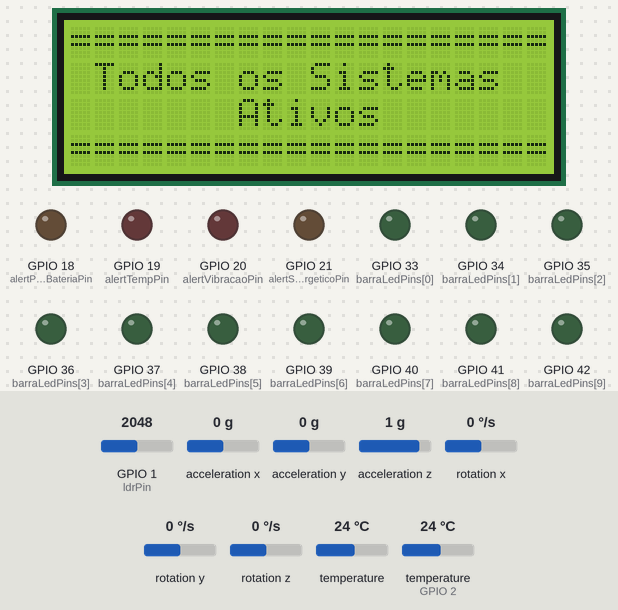
This sketch was run on a simulated ESP32-S2. On the bench: 20×4 character LCD, output pins drawn as LEDs (lit = HIGH). Inputs (shaded band) come from the test bench; at power-on: temperature (sensor on GPIO 2) 24 °C, GPIO 1 (ldrPin) = 2048, acceleration x 0 g, acceleration y 0 g, acceleration z 1 g, rotation x 0 °/s, rotation y 0 °/s, rotation z 0 °/s, temperature 24 °C.

Above: at 1.3 s.
3.5 s: temperature (sensor on GPIO 2) set to 34.2 °C
At 5.7 s:
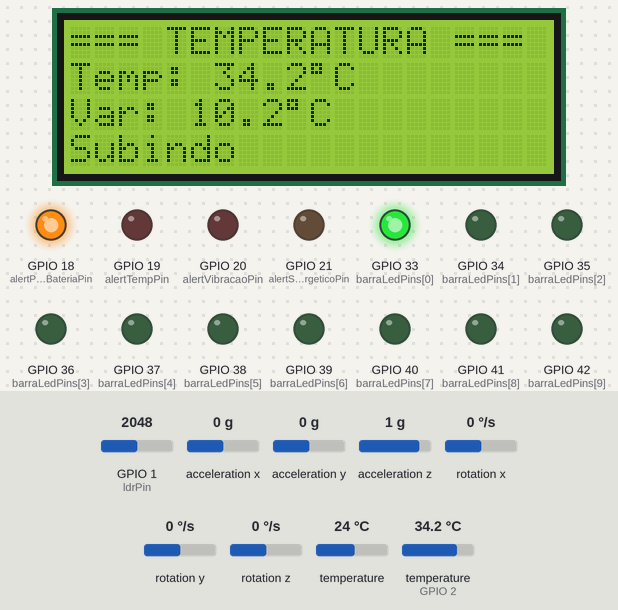
6.5 s: temperature (sensor on GPIO 2) set to 35.4 °C
At 7.5 s:
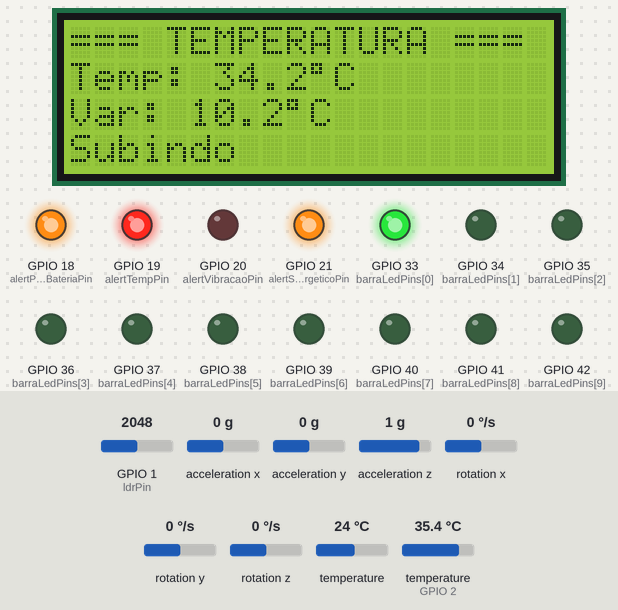
8.1 s: GPIO 1 (ldrPin) set to 2294
At 10.6 s:
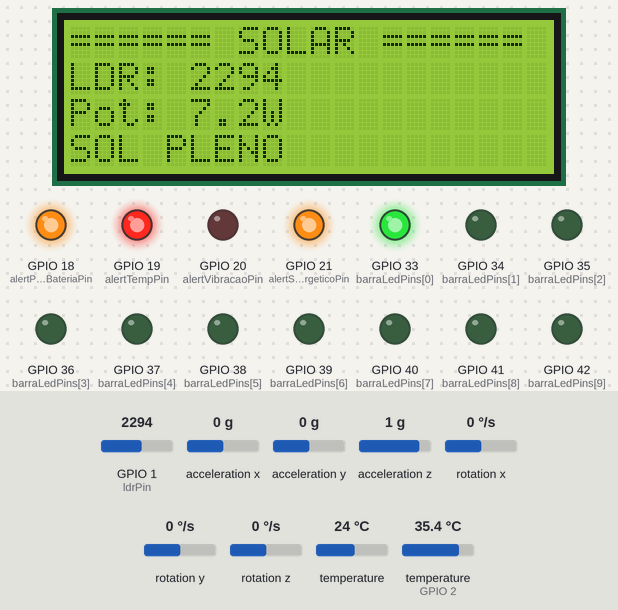
11.1 s: GPIO 1 (ldrPin) set to 2409
12.9 s: acceleration x set to -0.6 g
At 15.7 s:
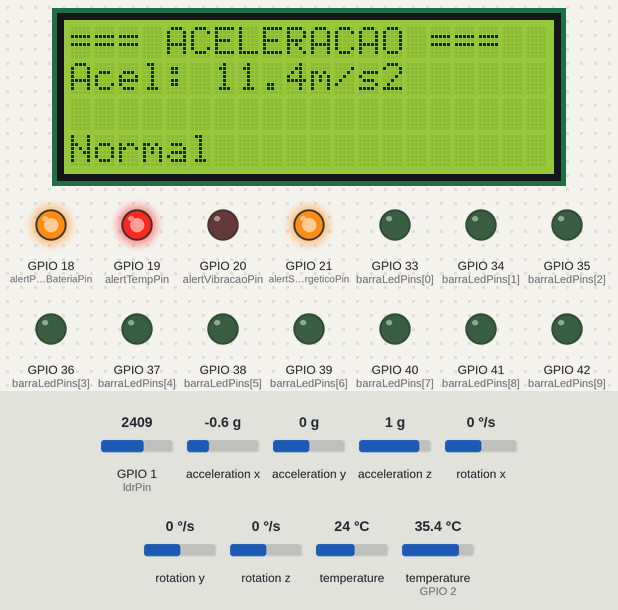
15.9 s: acceleration x set to -0.9 g
At 21.6 s:
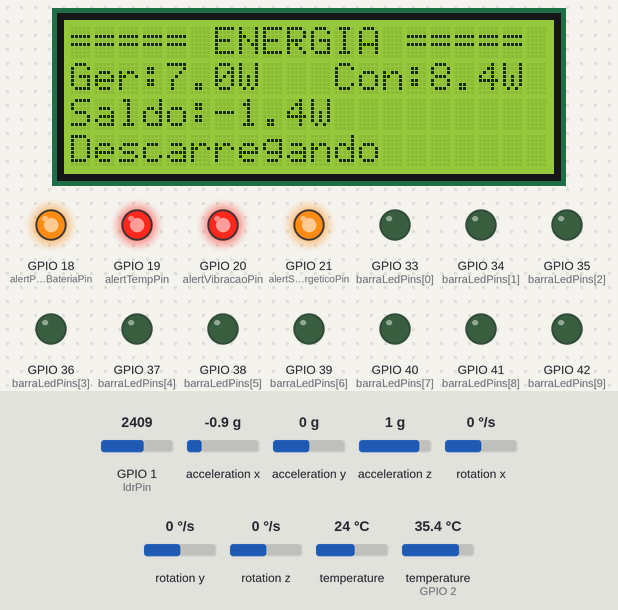
Timing chart, 0 to 23.1 s (numbered marks = the images above; inputs shaded):
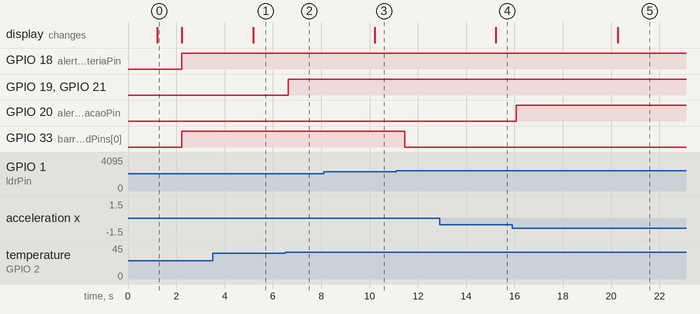

The sketch:

sketch.ino
```cpp
// ==========================================================
// GLOBAL SOLUTION 1.2026
// Solução de sistema embarcado para monitoramento e gestão de Nanossatélite
//
// Disciplinas contempladas:
// COA (Computer Organization and Architecture)
// SERS (Soluções em Energias Renováveis e Sustentabilidade)
// ==========================================================

#include "DHTesp.h"
#include <Adafruit_MPU6050.h>
#include <Adafruit_Sensor.h>
#include <Wire.h>
#include <LiquidCrystal_I2C.h>

// ==========================================================
// SERS - SISTEMA ENERGÉTICO
// ----------------------------------------------------------
// O LDR simula a incidência solar recebida por um painel
// fotovoltaico. Os valores obtidos são utilizados para
// estimar a potência gerada e alimentar o modelo de gestão
// energética do nanossatélite.
// ==========================================================

int ldrPin = 1;
float luz;
String statusSolar;

float potenciaGerada;
float capacidadeBateria = 1;
float energiaBateria = 0.1;
float saldoEnergetico;
float potenciaConsumida;
float eficiencia;
float deltaTempo = 0.2 / 3600;
float percentualBateria;
float autonomiaHoras;
bool alertSaldoEnergetico;
bool alertPercentualBateria;

int barraLedPins[] = {33, 34, 35, 36, 37, 38, 39, 40, 41, 42};
int barraLedQtdPins = 10;

// ==========================================================
// COA - MONITORAMENTO TÉRMICO
// ----------------------------------------------------------
// Variáveis utilizadas para aquisição, processamento e
// classificação dos dados de temperatura.
// ==========================================================

int dhtPin = 2;
float temp;
float tempAnterior;
float variacaoTemp;
String tendencia;
String statusTemperatura;
bool alertTemp;
bool alertTempVar;
bool mostrouTemp;
bool firstTempCycle = true;
DHTesp dhtSensor;

// ==========================================================
// COA - MONITORAMENTO DE VIBRAÇÃO E IMPACTOS
// ----------------------------------------------------------
// Utiliza o MPU6050 para detectar acelerações anormais,
// turbulências e possíveis impactos durante a missão.
// ==========================================================

int SDApin = 9;
int SCLpin = 10;
bool alertVibracao;
float aceleracaoTotal;
String vibracaoStatus;
Adafruit_MPU6050 mpu;

// ==========================================================
// VARIÁVEIS DO SISTEMA - ALERTAS E DISPLAY
// ==========================================================

int alertTempPin = 19;
int alertVibracaoPin = 20;
int alertSaldoEnergeticoPin = 21;
int alertPercentualBateriaPin = 18;

int paginaAtual;
unsigned long ultimaTrocaPagina;

LiquidCrystal_I2C lcd(0x27, 20, 4);

// ==========================================================
// INICIALIZAÇÃO DO SISTEMA
// ----------------------------------------------------------
// Configura sensores, display LCD, LEDs de alerta e demais
// periféricos do computador de bordo.
// ==========================================================

void setup() {


  pinMode(ldrPin, INPUT);
  pinMode(alertVibracaoPin, OUTPUT);
  pinMode(alertSaldoEnergeticoPin, OUTPUT);
  pinMode(alertPercentualBateriaPin, OUTPUT);
  pinMode(alertTempPin, OUTPUT);

  dhtSensor.setup(dhtPin, DHTesp::DHT22);

  Wire.setPins(SDApin, SCLpin);
  mpu.begin();

  for (int i = 0; i < barraLedQtdPins; i++) {
    pinMode(barraLedPins[i], OUTPUT);
  }

  Serial.begin(115200);

  lcd.init();
  lcd.backlight();

  lcd.setCursor(0, 0);
  lcd.print("====================");
  lcd.setCursor(0, 1);
  lcd.print("      Iniciando     ");
  lcd.setCursor(0, 2);
  lcd.print("      Sistemas      ");
  lcd.setCursor(0, 3);
  lcd.print("====================");
  delay(1000);

  lcd.clear();
  lcd.setCursor(0, 0);
  lcd.print("====================");
  lcd.setCursor(0, 1);
  lcd.print(" Todos os Sistemas ");
  lcd.setCursor(0, 2);
  lcd.print("       Ativos       ");
  lcd.setCursor(0, 3);
  lcd.print("====================");
  delay(1000);
  lcd.clear();

}

// ==========================================================
// CICLO PRINCIPAL DE EXECUÇÃO
// ----------------------------------------------------------
// Executa continuamente:
// 1. Leitura dos sensores
// 2. Processamento dos dados
// 3. Gestão energética
// 4. Atualização de alertas
// 5. Atualização da interface visual
// ==========================================================

void loop() {

  painelSolar();

  temperatura();
  mpuLoop();

  calcularConsumo();
  atualizarEnergia();

  alertasBoard();

  gerenciarPaginas();
  delay(200);

}

// ==========================================================
// COA - PROCESSAMENTO DE ACELERAÇÃO
// ----------------------------------------------------------
// Calcula a aceleração resultante do MPU6050 e classifica
// o estado operacional em Normal, Anormal, Turbulência
// ou Impacto.
// ==========================================================

void mpuLoop() {

  sensors_event_t a, g, tempmpu;

  mpu.getEvent(&a, &g, &tempmpu);

  aceleracaoTotal = sqrt(
    a.acceleration.x * a.acceleration.x +
    a.acceleration.y * a.acceleration.y +
    a.acceleration.z * a.acceleration.z
  );

  if (aceleracaoTotal > 20) {
    alertVibracao = true;
    vibracaoStatus = "Impacto";
  }
  else if (aceleracaoTotal > 16) {
      alertVibracao = true;
      vibracaoStatus = "Turbulencia";
  }
  else if (aceleracaoTotal >= 12) {
      alertVibracao = true;
      vibracaoStatus = "Anormal";
  }
  else {
      alertVibracao = false;
      vibracaoStatus = "Normal";
  }

}

// ==========================================================
// COA - PROCESSAMENTO TÉRMICO
// ----------------------------------------------------------
// Realiza a leitura do DHT22, calcula tendências e
// classifica o estado operacional da temperatura.
// ==========================================================

void temperatura() {

  tempAnterior = temp;
  temp = dhtSensor.getTemperature();

  if (temp > tempAnterior) {
    tendencia = "Subindo";
    variacaoTemp = temp - tempAnterior;
    mostrouTemp = false;
  } else if (temp < tempAnterior) {
    tendencia = "Descendo";
    variacaoTemp = tempAnterior - temp;
    mostrouTemp = false;
  } else if (mostrouTemp == true) {
    tendencia = "Estavel";
    mostrouTemp = false;
    variacaoTemp = 0;
  }

  if (variacaoTemp > 10 and !firstTempCycle) {
    alertTempVar = true;
  } else {
    alertTempVar = false;
  }

  if (firstTempCycle == true) {
    tempAnterior = temp;
    variacaoTemp = 0;
    firstTempCycle = false;
    tendencia = "Estavel";
  }

  if (temp < 0) {
  statusTemperatura = "CRITICO";
  alertTemp = true;
  }
  else if (temp < 10) {
    statusTemperatura = "ALERTA";
    alertTemp = true;
  }
  else if (temp <= 35) {
    statusTemperatura = "OPERACIONAL";
    alertTemp = false;
  }
  else if (temp <= 50) {
    statusTemperatura = "ATENCAO";
    alertTemp = true;
  }
  else {
    statusTemperatura = "CRITICO";
    alertTemp = true;
  }

}

// ==========================================================
// COA + SERS - SISTEMA DE ALERTAS
// ----------------------------------------------------------
// Responsável por sinalizar visualmente condições críticas
// relacionadas aos sensores e ao subsistema energético.
// ==========================================================

void alertasBoard() {

  if (alertTemp == true) {
    digitalWrite(alertTempPin, HIGH);
  } else  {
    digitalWrite(alertTempPin, LOW);
  }

  if (alertVibracao) {
    digitalWrite(alertVibracaoPin, HIGH);
  } else {
    digitalWrite(alertVibracaoPin, LOW);
  }

  if (alertSaldoEnergetico) {
    digitalWrite(alertSaldoEnergeticoPin, HIGH);
  } else {
    digitalWrite(alertSaldoEnergeticoPin, LOW);
  }

  if (alertPercentualBateria) {
    digitalWrite(alertPercentualBateriaPin, HIGH);
  } else {
    digitalWrite(alertPercentualBateriaPin, LOW);
  }

}

// ==========================================================
// SERS - SIMULAÇÃO DE GERAÇÃO FOTOVOLTAICA
// ----------------------------------------------------------
// Converte a luminosidade medida pelo LDR em uma estimativa
// de potência elétrica gerada pelo painel solar.
// Também classifica as condições orbitais simuladas.
// ==========================================================

void painelSolar() {

  // Simula a incidência de luz solar sobre o painel fotovoltaico
  luz = analogRead(ldrPin);

  // Quanto menor o valor do LDR, maior a incidência solar
  potenciaGerada = ((8126 - luz) / 8126) * 10;

  if (luz >= 6000) {
    statusSolar = "ECLIPSE ORBITAL";
  }
  else if (luz >= 3000) {
    statusSolar = "TRANSICAO";
  }
  else {
    statusSolar = "SOL PLENO";
  }

}

// ==========================================================
// SERS - ESTIMATIVA DE CONSUMO ENERGÉTICO
// ----------------------------------------------------------
// Calcula a potência consumida pelo sistema considerando
// consumo base, sensores e alertas ativos.
// ==========================================================

void calcularConsumo() {

  // SIMULAÇÃO de consumo energético do módulo (em W).

  float consumoBase = 5.0;
  float consumoSensores = 2.0;
  float consumoAlertas = 0;

  if (alertTemp) consumoAlertas += 0.7;
  if (alertVibracao) consumoAlertas +=0.7;

  potenciaConsumida = consumoBase + consumoAlertas + consumoSensores;
}

// ==========================================================
// SERS - GESTÃO DE ENERGIA E BATERIA
// ----------------------------------------------------------
// Calcula:
// - Saldo energético
// - Energia armazenada (Wh)
// - Percentual da bateria
// - Autonomia estimada
//
// Esta função concentra os principais requisitos da
// disciplina de Energias Renováveis.
// ==========================================================

void atualizarEnergia() {

  // SIMULAÇÃO de atualização de dados relacionados a energia do módulo.

  saldoEnergetico = potenciaGerada - potenciaConsumida;

  energiaBateria += saldoEnergetico * deltaTempo;

  if (energiaBateria > capacidadeBateria) energiaBateria = capacidadeBateria;
  if (energiaBateria < 0) energiaBateria = 0;

  percentualBateria = (energiaBateria / capacidadeBateria) * 100;
  autonomiaHoras = energiaBateria / potenciaConsumida;

  int ledsAcesos = (percentualBateria * barraLedQtdPins) / 100;

  for (int i = 0; i < barraLedQtdPins; i++) {
    if (i < ledsAcesos) {
      digitalWrite(barraLedPins[i], HIGH);
    } else {
      digitalWrite(barraLedPins[i], LOW);
    }
  }

  alertSaldoEnergetico = (saldoEnergetico < 0) ? true : false;
  alertPercentualBateria = (percentualBateria < 20) ? true : false;

}

// ==========================================================
// INTERFACE / DISPLAY
// ----------------------------------------------------------
// Controla a navegação automática entre as páginas do LCD.
// ==========================================================

void gerenciarPaginas() {
  if (millis() - ultimaTrocaPagina >= 5000) {

    paginaAtual++;

    if (paginaAtual > 6) {
      paginaAtual = 0;
    }

    ultimaTrocaPagina = millis();

    atualizarDisplay();
  }
}

// ==========================================================
// APRESENTAÇÃO DOS DADOS
// ----------------------------------------------------------
// Exibe os resultados processados facilitando a análise do
// comportamento do sistema.
// ==========================================================

void atualizarDisplay() {

  lcd.clear();
  lcd.setCursor(0, 0);

  switch (paginaAtual) {

  case 0: { // ALERTAS

    lcd.print("===== ALERTAS =====");

    if (!alertTemp && !alertVibracao) {

      lcd.setCursor(0,1);
      lcd.print("Status Geral:");

      lcd.setCursor(0,2);
      lcd.print("Sem Alertas");

    } else {

      if (alertTemp) {
        lcd.setCursor(0,1);
        lcd.print("Temp: ");
        lcd.print(statusTemperatura);
      }

      if (alertVibracao) {
        lcd.setCursor(0,2);
        lcd.print("Vib: ");
        lcd.print(vibracaoStatus);
      }
    }

    break;
  }

  case 1: { // TEMPERATURA

    lcd.print("=== TEMPERATURA ===");

    lcd.setCursor(0,1);
    lcd.print("Temp: ");
    lcd.print(String(temp,1));
    lcd.print((char)223);
    lcd.print("C");

    lcd.setCursor(0,2);
    lcd.print("Var: ");
    lcd.print(String(variacaoTemp,1));
    lcd.print((char)223);
    lcd.print("C");

    lcd.setCursor(0,3);
    lcd.print(tendencia);

    mostrouTemp = true;

    break;
  }

  case 2: { // PAINEL SOLAR

    lcd.print("====== SOLAR ======");

    lcd.setCursor(0,1);
    lcd.print("LDR: ");
    lcd.print((int)luz);

    lcd.setCursor(0,2);
    lcd.print("Pot: ");
    lcd.print(String(potenciaGerada,1));
    lcd.print("W");

    lcd.setCursor(0,3);
    lcd.print(statusSolar);

    break;
  }

  case 3: { // ACELERACAO

    lcd.print("=== ACELERACAO ===");

    lcd.setCursor(0,1);
    lcd.print("Acel: ");
    lcd.print(String(aceleracaoTotal,1));
    lcd.print("m/s2");

    lcd.setCursor(0,3);

    if (alertVibracao) {
      lcd.print(vibracaoStatus);
    } else {
      lcd.print("Normal");
    }

    break;
  }

  case 4: { // ENERGIA

    lcd.print("===== ENERGIA =====");

    lcd.setCursor(0,1);
    lcd.print("Ger:");
    lcd.print(String(potenciaGerada,1));
    lcd.print("W");

    lcd.setCursor(11,1);
    lcd.print("Con:");
    lcd.print(String(potenciaConsumida,1));
    lcd.print("W");

    lcd.setCursor(0,2);
    lcd.print("Saldo:");

    if (saldoEnergetico >= 0) {
      lcd.print("+");
    }

    lcd.print(String(saldoEnergetico,1));
    lcd.print("W");

    lcd.setCursor(0,3);

    if (saldoEnergetico > 0) {
      lcd.print("Carregando");
    }
    else if (saldoEnergetico < 0) {
      lcd.print("Descarregando");
    }
    else {
      lcd.print("Equilibrado");
    }

    break;
  }

  case 5: { // BATERIA

    lcd.print("===== BATERIA =====");

    lcd.setCursor(0,1);
    lcd.print("Carga: ");
    lcd.print(String(percentualBateria,0));
    lcd.print("%");

    lcd.setCursor(0,2);
    lcd.print(String(energiaBateria,1));
    lcd.print("/");
    lcd.print(String(capacidadeBateria,0));
    lcd.print("Wh");

    lcd.setCursor(0,3);

    if (percentualBateria > 60) {
      lcd.print("Modo: NORMAL");
    }
    else if (percentualBateria > 30) {
      lcd.print("Modo: ECONOMIA");
    }
    else {
      lcd.print("Modo: CRITICO");
    }

    break;
  }

  case 6: { // AUTONOMIA

    lcd.print("==== AUTONOMIA ====");

    lcd.setCursor(0,1);
    lcd.print("Restante:");

    lcd.setCursor(0,2);
    lcd.print(String(autonomiaHoras,1));
    lcd.print(" horas");

    lcd.setCursor(0,3);

    if (autonomiaHoras > 24) {
      lcd.print("Longa Duracao");
    }
    else if (autonomiaHoras > 8) {
      lcd.print("Operacao Normal");
    }
    else {
      lcd.print("Recarga Necess.");
    }

    break;
  }
}
}
```

Measured:
- the behaviour switches between 35 and 35.1 °C on temperature (sensor on GPIO 2) (found by bisection; images 1 and 2)
- the behaviour switches between -0.7 and -0.8 g on acceleration x (found by bisection; images 4 and 5)
- after the input at 3.5 s, the display: changes after 1.7 s (image 1)
- after the input at 6.5 s, GPIO 19 (alertTempPin), GPIO 21 (alertSaldoEnergeticoPin): LOW → HIGH after 0.14 s
- after the input at 8.1 s, the display: changes after 2.1 s (image 3)
- after the input at 12.9 s, the display: changes after 2.3 s (image 4)
- after the input at 15.9 s, GPIO 20 (alertVibracaoPin): LOW → HIGH after 0.16 s
